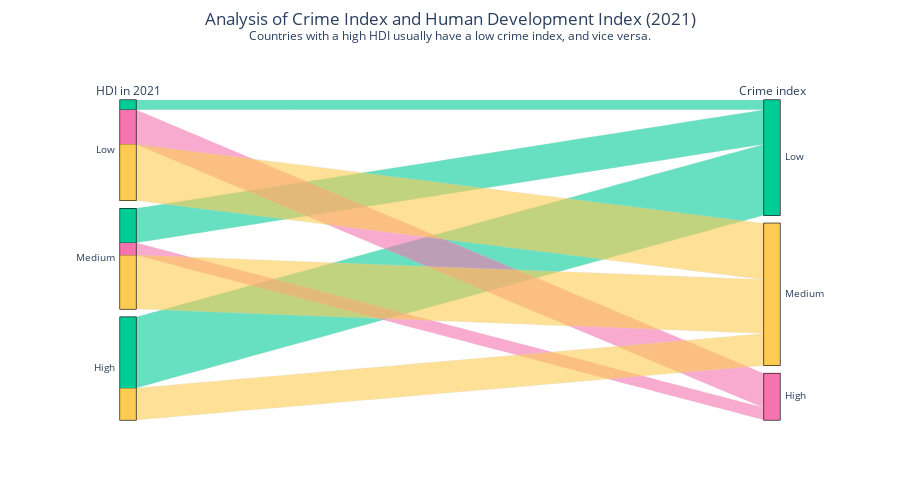

The notebook cell this image was saved under:
### Code cell
df_development = pd.read_csv('datasets/Human Development Index.csv')
df_world = pd.read_csv('datasets/crime-rate-by-country-2023.csv')

color_map = {'Low': '#00cc96', 'Medium': '#fecb52', 'High': '#f673b0'}

# Filter and rename columns
df_development_filtered = df_development[['Country', 'HDI Rank (2021)', 'Human Development Index (2021)', 'Inequality in income (2021)']]
df_development_filtered = df_development_filtered.rename(columns={'Country': 'country'})

# Merge dataframes
hdi_df = df_development_filtered[['country', 'Human Development Index (2021)']]
merged_hdi_df = pd.merge(df_world, hdi_df, on='country', how='inner')

# Define bins and labels for crimeIndex and Human Development Index (2021)
bins_crime = [-float('inf'), 40, 60, float('inf')]
labels_crime = ['Low', 'Medium', 'High']
bins_hdi = [merged_hdi_df['Human Development Index (2021)'].min(), 
            merged_hdi_df['Human Development Index (2021)'].quantile(1/3), 
            merged_hdi_df['Human Development Index (2021)'].quantile(2/3), 
            merged_hdi_df['Human Development Index (2021)'].max()]
labels_hdi = ['Low', 'Medium', 'High']

# Apply binning
merged_hdi_df['crimeIndex'], bins_cut_crime = pd.cut(merged_hdi_df['crimeIndex'], bins=bins_crime, labels=labels_crime, retbins=True)
merged_hdi_df['Human Development Index (2021)'], bins_cut_hdi = pd.cut(merged_hdi_df['Human Development Index (2021)'], bins=bins_hdi, labels=labels_hdi, retbins=True)

# Drop NaN values if any
merged_hdi_df = merged_hdi_df.dropna(subset=['crimeIndex', 'Human Development Index (2021)'])

# Create parallel categories plot
parcat = go.Parcats(dimensions=[
                    {'label': 'HDI in 2021', 'values': merged_hdi_df['Human Development Index (2021)'], 'categoryorder': 'array', 'categoryarray': ['Low', 'Medium', 'High']},
                    {'label': 'Crime index', 'values': merged_hdi_df['crimeIndex'], 'categoryorder': 'array', 'categoryarray': ['Low', 'Medium', 'High']}
                    ],
                    line=dict(color=merged_hdi_df['crimeIndex'].map(color_map)))

gdi_figure = go.Figure(parcat)
gdi_figure.update_layout(
    title={
    'text': 'Analysis of Crime Index and Human Development Index (2021)<br><sup>Countries with a high HDI usually have a low crime index, and vice versa.</sup>',
        'y':0.95,
        'x':0.5,
        'xanchor': 'center',
        'yanchor': 'top'
    },
    height = 500)
gdi_figure.show()

### Figure 1 — Plotly figure (JSON) as saved in the notebook; plotly's stock layout.template omitted (floating-point values rounded to 4 significant figures)
{"data": [{"dimensions": [{"categoryarray": ["Low", "Medium", "High"], "categoryorder": "array", "label": "HDI in 2021", "values": ["Low", "Low", "Low", "Low", "Low", "Low", "Medium", "Low", "Medium", "Low", "Low", "Low", "Low", "Low", "Medium", "Medium", "Low", "Medium", "Low", "Medium", "Low", "Low", "Low", "Medium", "Medium", "Medium", "Low", "Low", "Medium", "Low", "Medium", "Medium", "Medium", "Medium", "Medium", "High", "Low", "Medium", "High", "Medium", "Low", "Low", "Medium", "Low", "Low", "Medium", "Low", "Low", "High", "Low", "High", "Medium", "Low", "Medium", "Low", "Low", "Medium", "High", "Low", "High", "High", "Medium", "High", "High", "Low", "Medium", "Low", "High", "High", "Medium", "Low", "Low", "Low", "High", "Medium", "Medium", "High", "Low", "Medium", "Medium", "Medium", "High", "Medium", "Medium", "Low", "High", "High", "High", "High", "Low", "Medium", "High", "High", "Medium", "High", "High", "High", "High", "Medium", "High", "Medium", "Medium", "Medium", "High", "High", "High", "High", "High", "High", "High", "High", "Low", "High", "High", "High", "Medium", "Medium", "High", "High", "High", "High", "Medium", "High", "High"]}, {"categoryarray": ["Low", "Medium", "High"], "categoryorder": "array", "label": "Crime index", "values": ["High", "High", "High", "High", "High", "High", "High", "High", "High", "High", "High", "High", "High", "High", "High", "High", "High", "High", "High", "Medium", "Medium", "Medium", "Medium", "Medium", "Medium", "Medium", "Medium", "Medium", "Medium", "Medium", "Medium", "Medium", "Medium", "Medium", "Medium", "Medium", "Medium", "Medium", "Medium", "Medium", "Medium", "Medium", "Medium", "Medium", "Medium", "Medium", "Medium", "Medium", "Medium", "Medium", "Medium", "Medium", "Medium", "Medium", "Medium", "Medium", "Medium", "Medium", "Medium", "Medium", "Medium", "Medium", "Medium", "Medium", "Medium", "Medium", "Medium", "Medium", "Medium", "Medium", "Medium", "Medium", "Medium", "Medium", "Medium", "Medium", "Medium", "Low", "Low", "Low", "Low", "Low", "Low", "Low", "Low", "Low", "Low", "Low", "Low", "Low", "Low", "Low", "Low", "Low", "Low", "Low", "Low", "Low", "Low", "Low", "Low", "Low", "Low", "Low", "Low", "Low", "Low", "Low", "Low", "Low", "Low", "Low", "Low", "Low", "Low", "Low", "Low", "Low", "Low", "Low", "Low", "Low", "Low", "Low"]}], "line": {"color": ["#f673b0", "#f673b0", "#f673b0", "#f673b0", "#f673b0", "#f673b0", "#f673b0", "#f673b0", "#f673b0", "#f673b0", "#f673b0", "#f673b0", "#f673b0", "#f673b0", "#f673b0", "#f673b0", "#f673b0", "#f673b0", "#f673b0", "#fecb52", "#fecb52", "#fecb52", "#fecb52", "#fecb52", "#fecb52", "#fecb52", "#fecb52", "#fecb52", "#fecb52", "#fecb52", "#fecb52", "#fecb52", "#fecb52", "#fecb52", "#fecb52", "#fecb52", "#fecb52", "#fecb52", "#fecb52", "#fecb52", "#fecb52", "#fecb52", "#fecb52", "#fecb52", "#fecb52", "#fecb52", "#fecb52", "#fecb52", "#fecb52", "#fecb52", "#fecb52", "#fecb52", "#fecb52", "#fecb52", "#fecb52", "#fecb52", "#fecb52", "#fecb52", "#fecb52", "#fecb52", "#fecb52", "#fecb52", "#fecb52", "#fecb52", "#fecb52", "#fecb52", "#fecb52", "#fecb52", "#fecb52", "#fecb52", "#fecb52", "#fecb52", "#fecb52", "#fecb52", "#fecb52", "#fecb52", "#fecb52", "#00cc96", "#00cc96", "#00cc96", "#00cc96", "#00cc96", "#00cc96", "#00cc96", "#00cc96", "#00cc96", "#00cc96", "#00cc96", "#00cc96", "#00cc96", "#00cc96", "#00cc96", "#00cc96", "#00cc96", "#00cc96", "#00cc96", "#00cc96", "#00cc96", "#00cc96", "#00cc96", "#00cc96", "#00cc96", "#00cc96", "#00cc96", "#00cc96", "#00cc96", "#00cc96", "#00cc96", "#00cc96", "#00cc96", "#00cc96", "#00cc96", "#00cc96", "#00cc96", "#00cc96", "#00cc96", "#00cc96", "#00cc96", "#00cc96", "#00cc96", "#00cc96", "#00cc96", "#00cc96", "#00cc96"]}, "type": "parcats"}], "layout": {"height": 500, "title": {"text": "Analysis of Crime Index and Human Development Index (2021)<br><sup>Countries with a high HDI usually have a low crime index, and vice versa.</sup>", "x": 0.5, "xanchor": "center", "y": 0.95, "yanchor": "top"}}}
